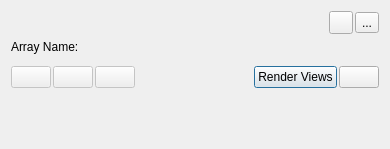
<?xml version="1.0" encoding="UTF-8"?>
<ui version="4.0">
 <class>ColorMapEditor</class>
 <widget class="QWidget" name="ColorMapEditor">
  <property name="geometry">
   <rect>
    <x>0</x>
    <y>0</y>
    <width>390</width>
    <height>149</height>
   </rect>
  </property>
  <property name="minimumSize">
   <size>
    <width>390</width>
    <height>0</height>
   </size>
  </property>
  <property name="windowTitle">
   <string>Form</string>
  </property>
  <layout class="QVBoxLayout" name="verticalLayout">
   <item>
    <layout class="QHBoxLayout" name="SearchBoxLayout">
     <property name="spacing">
      <number>2</number>
     </property>
     <item>
      <widget class="pqSearchBox" name="SearchBox" native="true">
       <property name="advancedSearchEnabled" stdset="0">
        <bool>true</bool>
       </property>
       <property name="settingKey" stdset="0">
        <string notr="true">showAdvancedPropertiesColorMapEditor</string>
       </property>
      </widget>
     </item>
     <item>
      <widget class="QToolButton" name="ShowScalarBar">
       <property name="toolTip">
        <string>Show/hide color legend</string>
       </property>
       <property name="text">
        <string/>
       </property>
       <property name="icon">
        <iconset resource="../../../Components/Resources/pqComponents.qrc">
         <normaloff>:/pqWidgets/Icons/pqScalarBar16.png</normaloff>:/pqWidgets/Icons/pqScalarBar16.png</iconset>
       </property>
       <property name="checkable">
        <bool>true</bool>
       </property>
      </widget>
     </item>
     <item>
      <widget class="QToolButton" name="EditScalarBar">
       <property name="toolTip">
        <string>Edit color legend properties</string>
       </property>
       <property name="text">
        <string>...</string>
       </property>
       <property name="icon">
        <iconset resource="../../../Components/Resources/pqComponents.qrc">
         <normaloff>:/pqWidgets/Icons/pqEditScalarBar16.png</normaloff>:/pqWidgets/Icons/pqEditScalarBar16.png</iconset>
       </property>
      </widget>
     </item>
    </layout>
   </item>
   <item>
    <widget class="QLabel" name="ArrayLabel">
     <property name="font">
      <font>
       <weight>50</weight>
       <bold>false</bold>
      </font>
     </property>
     <property name="text">
      <string>Array Name:</string>
     </property>
     <property name="textFormat">
      <enum>Qt::AutoText</enum>
     </property>
    </widget>
   </item>
   <item>
    <widget class="QScrollArea" name="scrollArea">
     <property name="frameShape">
      <enum>QFrame::NoFrame</enum>
     </property>
     <property name="frameShadow">
      <enum>QFrame::Plain</enum>
     </property>
     <property name="widgetResizable">
      <bool>true</bool>
     </property>
     <widget class="QWidget" name="scrollAreaWidgetContents">
      <property name="geometry">
       <rect>
        <x>0</x>
        <y>0</y>
        <width>372</width>
        <height>76</height>
       </rect>
      </property>
      <layout class="QVBoxLayout" name="ScrollAreaLayout" stretch="0,0,1">
       <property name="margin">
        <number>0</number>
       </property>
       <item>
        <widget class="QFrame" name="PropertiesFrame">
         <property name="sizePolicy">
          <sizepolicy hsizetype="Preferred" vsizetype="Preferred">
           <horstretch>0</horstretch>
           <verstretch>0</verstretch>
          </sizepolicy>
         </property>
         <property name="frameShape">
          <enum>QFrame::NoFrame</enum>
         </property>
         <property name="frameShadow">
          <enum>QFrame::Plain</enum>
         </property>
        </widget>
       </item>
       <item>
        <layout class="QHBoxLayout" name="horizontalLayout" stretch="0,0,0,0,0,0">
         <property name="spacing">
          <number>2</number>
         </property>
         <item>
          <widget class="QPushButton" name="RestoreDefaults">
           <property name="enabled">
            <bool>false</bool>
           </property>
           <property name="toolTip">
            <string>Restore application default setting values for color map</string>
           </property>
           <property name="text">
            <string/>
           </property>
           <property name="icon">
            <iconset resource="../../../Components/Resources/pqComponents.qrc">
             <normaloff>:/pqWidgets/Icons/pqSave16.png</normaloff>:/pqWidgets/Icons/pqSave16.png</iconset>
           </property>
          </widget>
         </item>
         <item>
          <widget class="QPushButton" name="SaveAsArrayDefaults">
           <property name="enabled">
            <bool>false</bool>
           </property>
           <property name="toolTip">
            <string>Save current color map settings values as default for arrays of this name</string>
           </property>
           <property name="text">
            <string/>
           </property>
           <property name="icon">
            <iconset resource="../../../Components/Resources/pqComponents.qrc">
             <normaloff>:/pqWidgets/Icons/pqSaveArray16.png</normaloff>:/pqWidgets/Icons/pqSaveArray16.png</iconset>
           </property>
          </widget>
         </item>
         <item>
          <widget class="QPushButton" name="SaveAsDefaults">
           <property name="enabled">
            <bool>false</bool>
           </property>
           <property name="toolTip">
            <string>Save current color map settings values as default for all arrays</string>
           </property>
           <property name="text">
            <string/>
           </property>
           <property name="icon">
            <iconset resource="../../../Components/Resources/pqComponents.qrc">
             <normaloff>:/pqWidgets/Icons/pqSave16.png</normaloff>:/pqWidgets/Icons/pqSave16.png</iconset>
           </property>
          </widget>
         </item>
         <item>
          <spacer name="horizontalSpacer">
           <property name="orientation">
            <enum>Qt::Horizontal</enum>
           </property>
           <property name="sizeHint" stdset="0">
            <size>
             <width>40</width>
             <height>20</height>
            </size>
           </property>
          </spacer>
         </item>
         <item>
          <widget class="QPushButton" name="Update">
           <property name="toolTip">
            <string>&lt;html&gt;&lt;head/&gt;&lt;body&gt;&lt;p&gt;Update views.&lt;/p&gt;&lt;/body&gt;&lt;/html&gt;</string>
           </property>
           <property name="text">
            <string>Render Views</string>
           </property>
           <property name="icon">
            <iconset resource="../../../Components/Resources/pqComponents.qrc">
             <normaloff>:/pqWidgets/Icons/pqUpdate16.png</normaloff>:/pqWidgets/Icons/pqUpdate16.png</iconset>
           </property>
           <property name="default">
            <bool>true</bool>
           </property>
          </widget>
         </item>
         <item>
          <widget class="QPushButton" name="AutoUpdate">
           <property name="toolTip">
            <string>&lt;html&gt;&lt;head/&gt;&lt;body&gt;&lt;p&gt;Render view(s) automatically.&lt;/p&gt;&lt;/body&gt;&lt;/html&gt;</string>
           </property>
           <property name="text">
            <string/>
           </property>
           <property name="icon">
            <iconset resource="../../../Components/Resources/pqComponents.qrc">
             <normaloff>:/pqWidgets/Icons/pqUpdate16.png</normaloff>:/pqWidgets/Icons/pqUpdate16.png</iconset>
           </property>
           <property name="checkable">
            <bool>true</bool>
           </property>
           <property name="default">
            <bool>false</bool>
           </property>
          </widget>
         </item>
        </layout>
       </item>
       <item>
        <spacer name="verticalSpacer">
         <property name="orientation">
          <enum>Qt::Vertical</enum>
         </property>
         <property name="sizeHint" stdset="0">
          <size>
           <width>0</width>
           <height>0</height>
          </size>
         </property>
        </spacer>
       </item>
      </layout>
     </widget>
    </widget>
   </item>
  </layout>
 </widget>
 <customwidgets>
  <customwidget>
   <class>pqSearchBox</class>
   <extends>QWidget</extends>
   <header>pqSearchBox.h</header>
   <container>1</container>
  </customwidget>
 </customwidgets>
 <resources>
  <include location="../../../Components/Resources/pqComponents.qrc"/>
 </resources>
 <connections>
  <connection>
   <sender>AutoUpdate</sender>
   <signal>toggled(bool)</signal>
   <receiver>Update</receiver>
   <slot>setDisabled(bool)</slot>
   <hints>
    <hint type="sourcelabel">
     <x>296</x>
     <y>74</y>
    </hint>
    <hint type="destinationlabel">
     <x>233</x>
     <y>74</y>
    </hint>
   </hints>
  </connection>
 </connections>
</ui>
